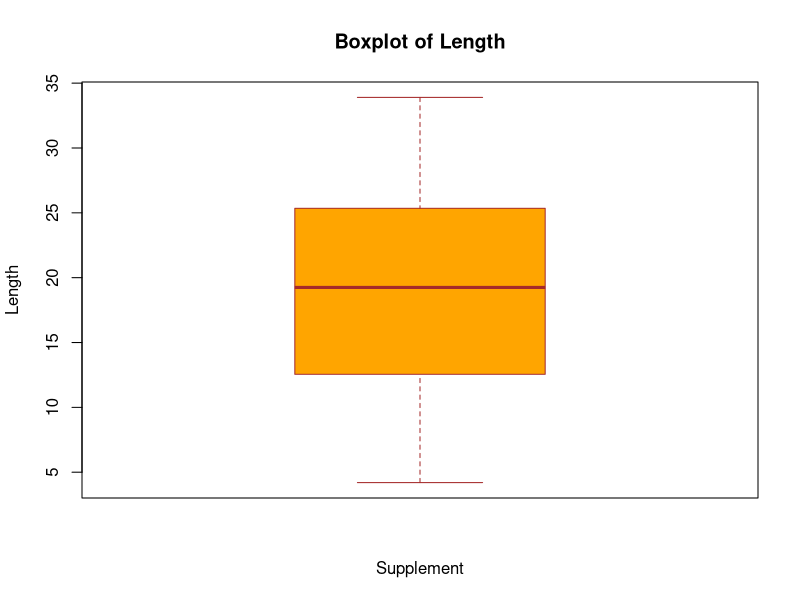
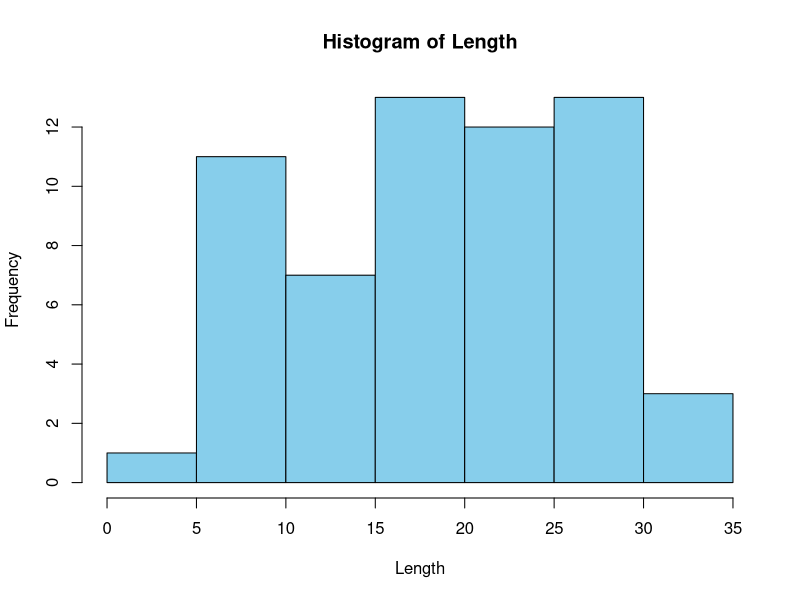
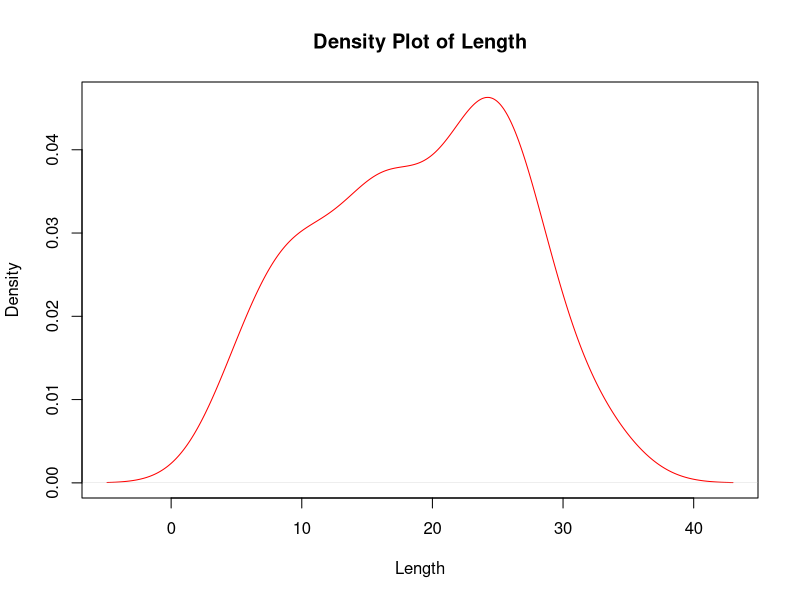
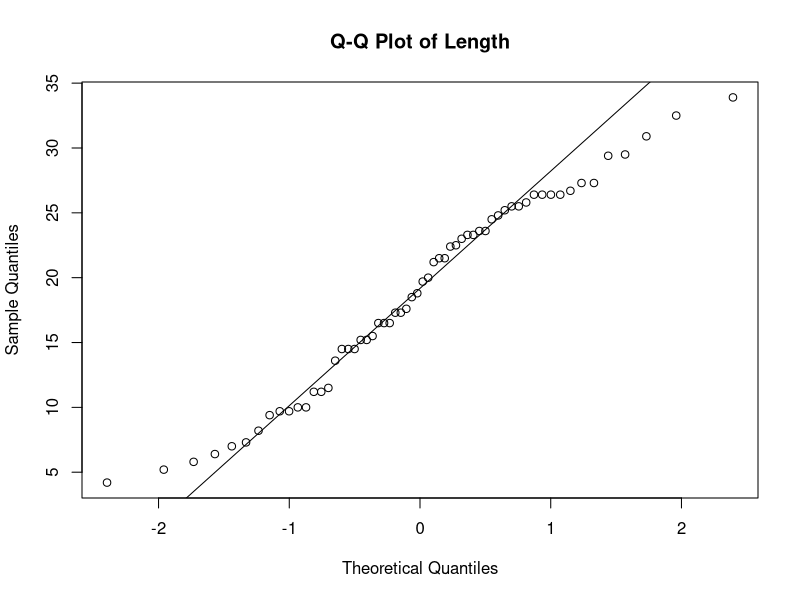
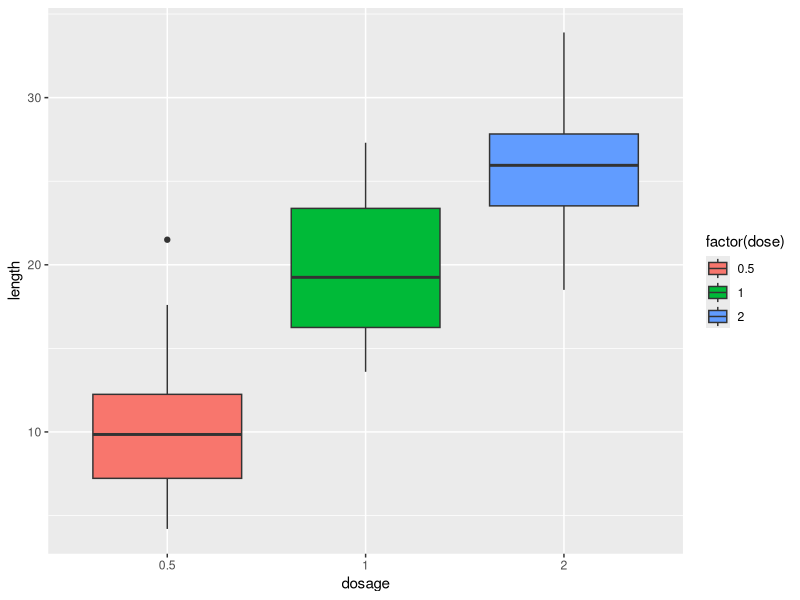

Write the R code that produced these figures, in order.
## ---- chunk 1
# Loading the ToothGrowth dataset
data(ToothGrowth)
library(ggplot2)
## ---- chunk 2
# Printing the structure of the dataset
str(ToothGrowth)
## ---- chunk 3
# summary for the Supplement type
summary(ToothGrowth$supp)
## ---- chunk 4
# summary for the Dose
summary(ToothGrowth$dose)
## ---- chunk 5
# Displaying the first few rows of the dataset
head(ToothGrowth)
## ---- chunk 6
# Basic statistics summary
summary(ToothGrowth)
## ---- chunk 7
# Boxplot for the variable 'len'
boxplot(ToothGrowth$len, 
        main="Boxplot of Length", 
        xlab="Supplement", 
        ylab="Length", 
        col=c("orange","green","blue"), 
        border="brown")
## ---- chunk 8
hist(ToothGrowth$len, 
     main="Histogram of Length", 
     xlab="Length", 
     ylab="Frequency", 
     col="skyblue")
## ---- chunk 9
plot(density(ToothGrowth$len), 
     main="Density Plot of Length", 
     xlab="Length", 
     ylab="Density", 
     col="red")
## ---- chunk 10
# Q-Q plot for checking normality of the variable 'len'
qqnorm(ToothGrowth$len, 
       main="Q-Q Plot of Length")
qqline(ToothGrowth$len)
## ---- chunk 11
cor(ToothGrowth[sapply(ToothGrowth, is.numeric)])
## ---- chunk 12
plot1 <- ggplot(ToothGrowth, aes(x = factor(dose), y = len, fill = factor(dose)))
plot1 + geom_boxplot() + xlab("dosage") + ylab("length")
## ---- chunk 13
# The mean of the tooth length
mu <- mean(ToothGrowth$len)

# The standard deviation of the tooth length
sigma <- sd(ToothGrowth$len)

# the 95% confidence interval
interval <- mu + c(-1,1) * qnorm(0.975) * sigma / sqrt(length(ToothGrowth))
interval
## ---- chunk 14
t.test(len ~ supp, data = ToothGrowth)
## ---- chunk 15
# create subsets of small, medium, and large dosage
dose1 <- subset(ToothGrowth, dose == 0.5)
dose2 <- subset(ToothGrowth, dose == 1)
dose3 <- subset(ToothGrowth, dose == 2)
## ---- chunk 16
t.test(len~supp, data = dose1)
## ---- chunk 17
t.test(len~supp, data = dose2)
## ---- chunk 18
t.test(len~supp, data = dose3)
